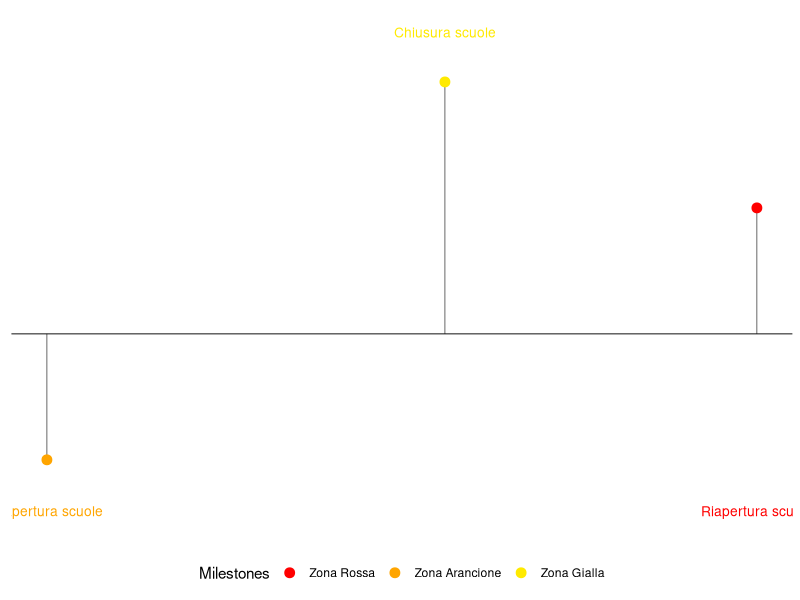

This figure's R source:
# CREATING A TIMELINE GRAPHIC USING R AND GGPLOT2
# https://www.themillerlab.io/post/timelines_in_r/
#
library(ggplot2)
library(scales)
library(lubridate)
library(knitr)

events <- data.frame(
  year        = c(2021, 2021, 2021),
  month       = c(1, 3, 4),
  day         = c(31, 9, 7),
  event       = c("Riapertura scuole", "Chiusura scuole", "Riapertura scuole"), 
  restriction = c("Zona Gialla", "Zona Rossa", "Zona Arancione")
)

events$date <- with(events, ymd(sprintf('%04d%02d%02d', year, month, day)))
events <- events[with(events, order(date)), ]

# Add a specified order to these event type labeles
restriction_levels <- c("Zona Rossa", "Zona Arancione", "Zona Gialla")

# Define the colors for the event types in the specified order. 
restriction_colors <- c("#ff0000", "#ffa500", "#ffea00")

# Set the heights we will use for our milestones.
positions <- c(-0.5, 1.0, 0.5) 

# Set the directions we will use for our milestone, for example above and below.
directions <- c(-1, 1) 

# Assign the positions & directions to each date from those set above.
line_pos <- data.frame(
    "date" = unique(events$date),
    "position" = rep(positions, length.out=length(unique(events$date))),
    "direction" = rep(directions, length.out=length(unique(events$date)))
)

# Create columns with the specified positions and directions for each milestone event
events <- merge(x = events, y = line_pos, by = "date", all = TRUE) 

# Let's view the new columns.
kable(head(events))

# Create a one month "buffer" at the start and end of the timeline
month_buffer <- 1
month_date_range <- seq(min(events$date) - months(month_buffer), max(events$date) + months(month_buffer), by='month')

# We are adding one month before and one month after the earliest and latest milestone in the clinical course.
## We want the format of the months to be in the 3 letter abbreviations of each month.
month_format <- format(month_date_range, '%b') 
month_df <- data.frame(month_date_range, month_format)

year_date_range <- seq(min(events$date) - months(month_buffer), max(events$date) + months(month_buffer), by='year')

# We will only show the years for which we have a december to january transition.
year_date_range <- as.Date(intersect(ceiling_date(year_date_range, unit="year"), floor_date(year_date_range, unit="year")), origin = "1970-01-01") 

# We want the format to be in the four digit format for years.
year_format <- format(year_date_range, '%Y') 
year_df <- data.frame(year_date_range, year_format)

# Create timeline coordinates with an x and y axis
timeline_plot <- ggplot(events, aes(x = date, y = position, col = restriction, label=events$event)) 

# Add the label Milestones
timeline_plot <- timeline_plot + labs(col="Milestones") 

# Assigning the colors and order to the milestones
timeline_plot <- timeline_plot + scale_color_manual(values = restriction_colors, labels=restriction_levels, drop = FALSE) 

# Using the classic theme to remove background gray
timeline_plot <- timeline_plot + theme_classic() 

# Plot a horizontal line at y=0 for the timeline
timeline_plot <- timeline_plot + geom_hline(yintercept = 0, color = "black", size = 0.3)

# Plot the vertical lines for our timeline's milestone events
timeline_plot <- timeline_plot + geom_segment(data = events, aes(y = events$position, yend=0, xend = events$date), color='black', size=0.2) 

# Now let's plot the scatter points at the tips of the vertical lines and date
timeline_plot <- timeline_plot + geom_point(aes(y = events$position), size=3) 

# Let's remove the axis since this is a horizontal timeline and postion the legend to the bottom
timeline_plot<-timeline_plot+theme(axis.line.y=element_blank(),
  axis.text.y=element_blank(),
  axis.title.x=element_blank(),
  axis.title.y=element_blank(),
  axis.ticks.y=element_blank(),
  axis.text.x =element_blank(),
  axis.ticks.x =element_blank(),
  axis.line.x =element_blank(),
  legend.position = "bottom"
)

text_offset <- 0.2 
absolute_value<-(abs(events$position)) 
text_position<- absolute_value + text_offset

events$text_position<- text_position * events$direction 

timeline_plot <- timeline_plot + geom_text(aes(y = events$text_position, label = events$event),size=3.5, vjust=0.6)

print(timeline_plot)